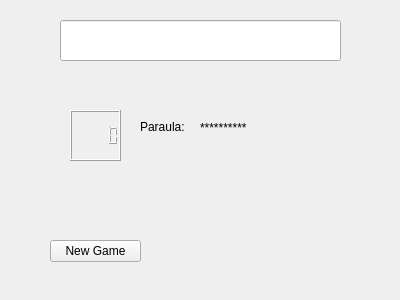
<?xml version="1.0" encoding="UTF-8"?>
<ui version="4.0">
 <class>MyForm</class>
 <widget class="QWidget" name="MyForm">
  <property name="geometry">
   <rect>
    <x>0</x>
    <y>0</y>
    <width>400</width>
    <height>300</height>
   </rect>
  </property>
  <property name="windowTitle">
   <string>Form</string>
  </property>
  <widget class="MyQLineEdit" name="lineEdit">
   <property name="geometry">
    <rect>
     <x>60</x>
     <y>20</y>
     <width>281</width>
     <height>41</height>
    </rect>
   </property>
  </widget>
  <widget class="QLCDNumber" name="lcdNumber">
   <property name="geometry">
    <rect>
     <x>70</x>
     <y>110</y>
     <width>51</width>
     <height>51</height>
    </rect>
   </property>
  </widget>
  <widget class="QLabel" name="label">
   <property name="geometry">
    <rect>
     <x>140</x>
     <y>120</y>
     <width>52</width>
     <height>13</height>
    </rect>
   </property>
   <property name="text">
    <string>Paraula:</string>
   </property>
  </widget>
  <widget class="QLabel" name="label_2">
   <property name="geometry">
    <rect>
     <x>200</x>
     <y>120</y>
     <width>81</width>
     <height>16</height>
    </rect>
   </property>
   <property name="text">
    <string>**********</string>
   </property>
  </widget>
  <widget class="QPushButton" name="pushButton">
   <property name="geometry">
    <rect>
     <x>50</x>
     <y>240</y>
     <width>91</width>
     <height>22</height>
    </rect>
   </property>
   <property name="text">
    <string>New Game</string>
   </property>
  </widget>
 </widget>
 <customwidgets>
  <customwidget>
   <class>MyQLineEdit</class>
   <extends>QLineEdit</extends>
   <header location="global">MyQLineEdit.h</header>
   <slots>
    <signal>suma1(int)</signal>
    <signal>solucio(QString)</signal>
    <slot>changeT(QString)</slot>
    <slot>incr()</slot>
    <slot>escriu(QString)</slot>
   </slots>
  </customwidget>
 </customwidgets>
 <resources/>
 <connections>
  <connection>
   <sender>lineEdit</sender>
   <signal>textEdited(QString)</signal>
   <receiver>lineEdit</receiver>
   <slot>incr()</slot>
   <hints>
    <hint type="sourcelabel">
     <x>87</x>
     <y>56</y>
    </hint>
    <hint type="destinationlabel">
     <x>117</x>
     <y>46</y>
    </hint>
   </hints>
  </connection>
  <connection>
   <sender>lineEdit</sender>
   <signal>suma1(int)</signal>
   <receiver>lcdNumber</receiver>
   <slot>display(int)</slot>
   <hints>
    <hint type="sourcelabel">
     <x>162</x>
     <y>56</y>
    </hint>
    <hint type="destinationlabel">
     <x>112</x>
     <y>121</y>
    </hint>
   </hints>
  </connection>
  <connection>
   <sender>lineEdit</sender>
   <signal>solucio(QString)</signal>
   <receiver>label_2</receiver>
   <slot>setText(QString)</slot>
   <hints>
    <hint type="sourcelabel">
     <x>224</x>
     <y>58</y>
    </hint>
    <hint type="destinationlabel">
     <x>222</x>
     <y>120</y>
    </hint>
   </hints>
  </connection>
 </connections>
</ui>
